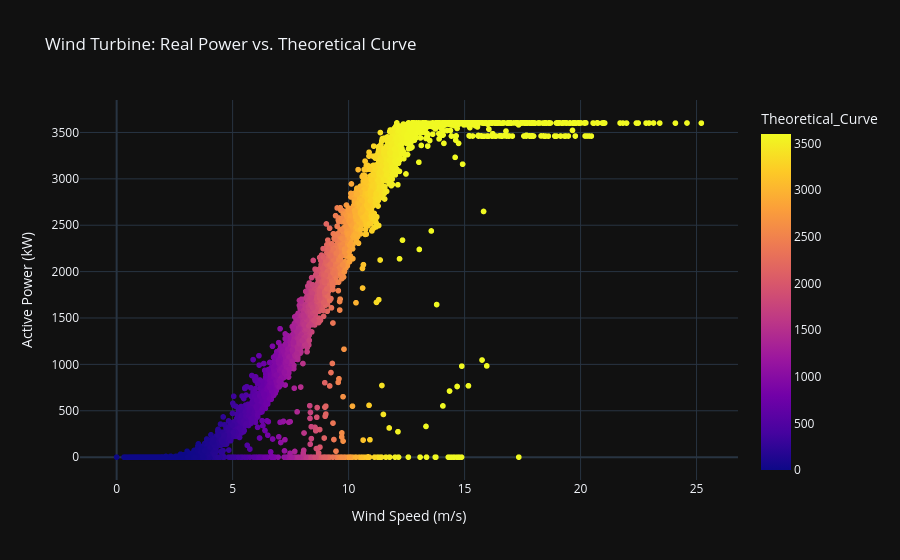

Notebook code cell kept with this figure:
### Code cell
# Creating a professional scatter plot
fig = px.scatter(df.sample(5000), # Sampling for faster rendering
                 x='WindSpeed', y='Power', 
                 color='Theoretical_Curve',
                 title='Wind Turbine: Real Power vs. Theoretical Curve',
                 labels={'WindSpeed': 'Wind Speed (m/s)', 'Power': 'Active Power (kW)'},
                 template='plotly_dark')

fig.show()

### Figure 1 — Plotly figure (JSON) as saved in the notebook; plotly's stock layout.template omitted (floating-point values rounded to 4 significant figures; data arrays with more than 128 entries replaced by an {"elided": "..."} marker saying what was removed)
{"data": [{"hovertemplate": "Wind Speed (m/s)=%{x}<br>Active Power (kW)=%{y}<br>Theoretical_Curve=%{marker.color}<extra></extra>", "legendgroup": "", "marker": {"color": {"elided": "5000 float values"}, "coloraxis": "coloraxis", "symbol": "circle"}, "mode": "markers", "name": "", "showlegend": false, "type": "scattergl", "x": {"elided": "5000 float values"}, "xaxis": "x", "y": {"elided": "5000 float values"}, "yaxis": "y"}], "layout": {"coloraxis": {"colorbar": {"title": {"text": "Theoretical_Curve"}}, "colorscale": [[0, "#0d0887"], [0.1111, "#46039f"], [0.2222, "#7201a8"], [0.3333, "#9c179e"], [0.4444, "#bd3786"], [0.5556, "#d8576b"], [0.6667, "#ed7953"], [0.7778, "#fb9f3a"], [0.8889, "#fdca26"], [1, "#f0f921"]]}, "legend": {"tracegroupgap": 0}, "title": {"text": "Wind Turbine: Real Power vs. Theoretical Curve"}, "xaxis": {"anchor": "y", "domain": [0, 1], "title": {"text": "Wind Speed (m/s)"}}, "yaxis": {"anchor": "x", "domain": [0, 1], "title": {"text": "Active Power (kW)"}}}}
